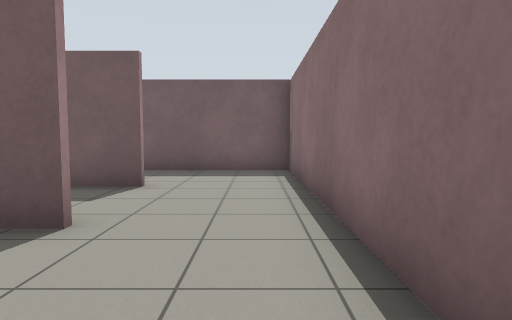
[1] (above)

21 first-person views from a walk through a Gazebo world. The camera is 0.94 m above the floor, tilts 4° down and sees 75° across. The floor is counted in squares, 1 m on a side. Each view is taken from the middle of a square. On the plan, view 1 faces up. The plan holds only what a view shows up to about 12 squares ahead; the rest is blank.

[2]
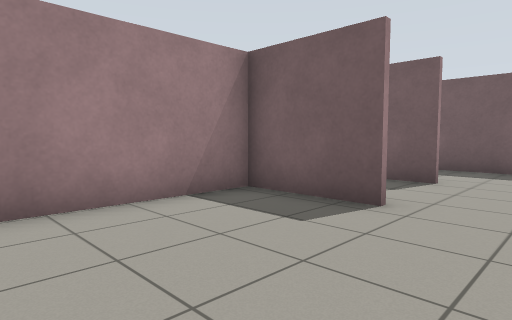

[3]
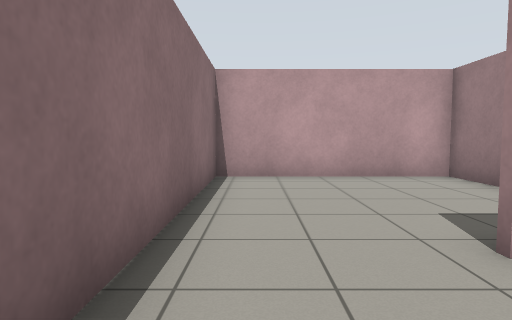

[4]
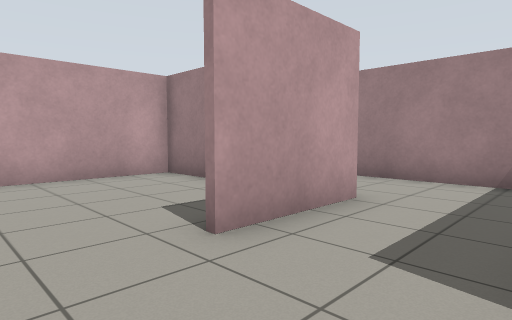

[5]
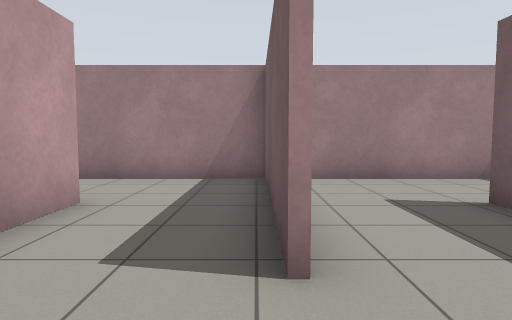

[6]
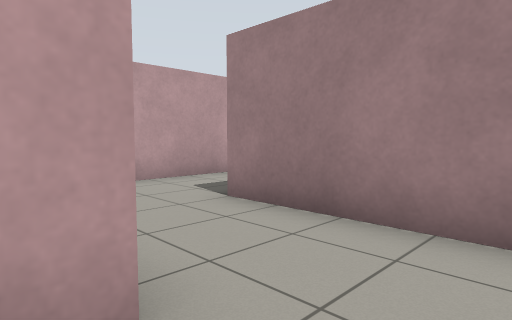

[7]
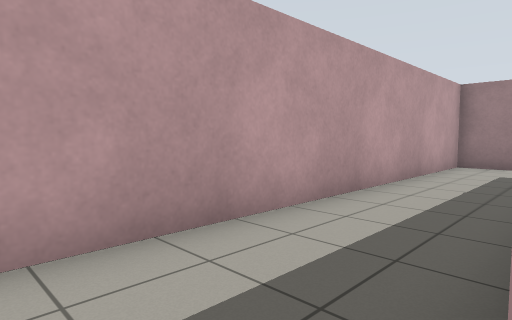

[8]
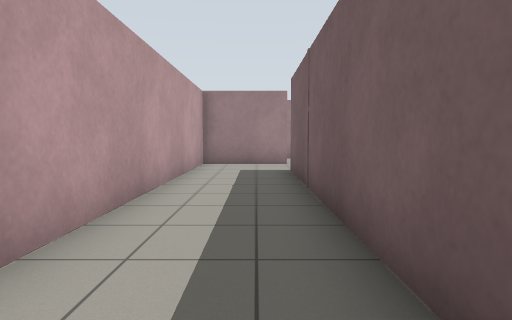

[9]
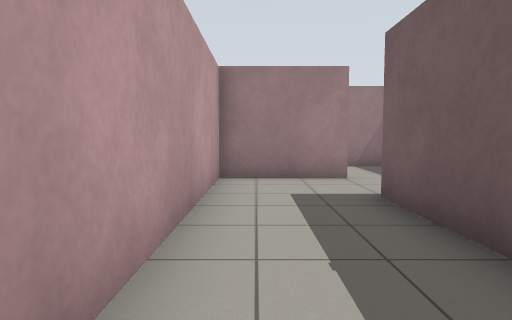

[10]
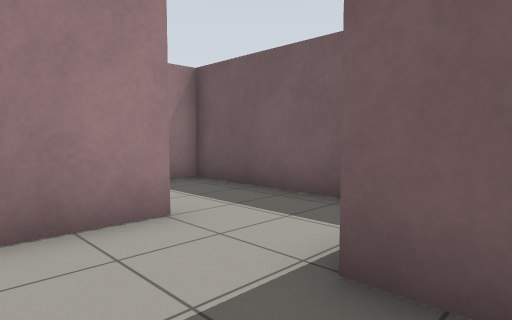

[11]
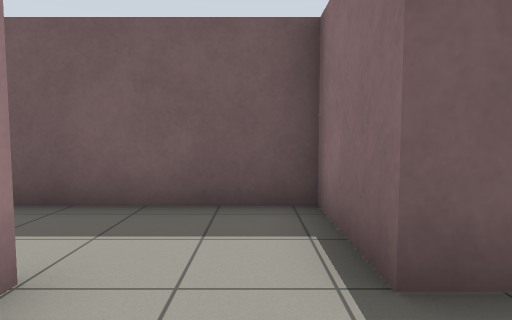

[12]
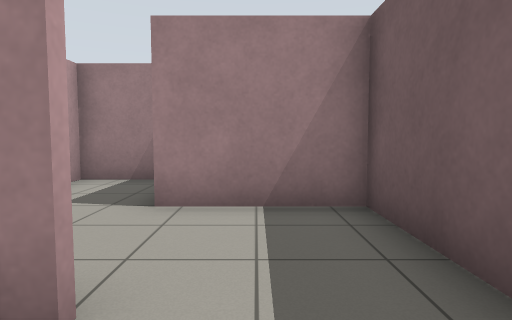

[13]
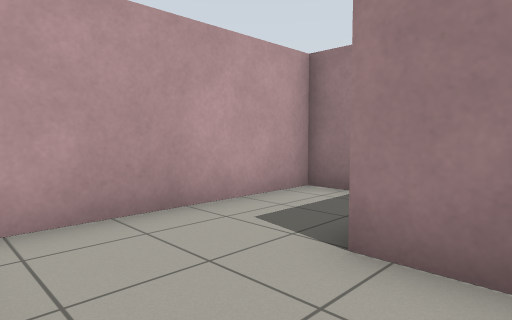

[14]
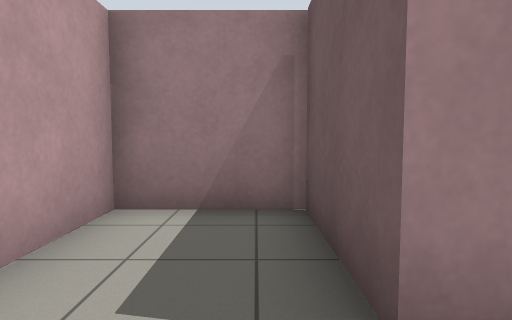

[15]
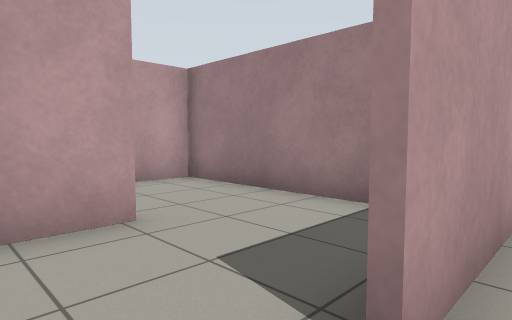

[16]
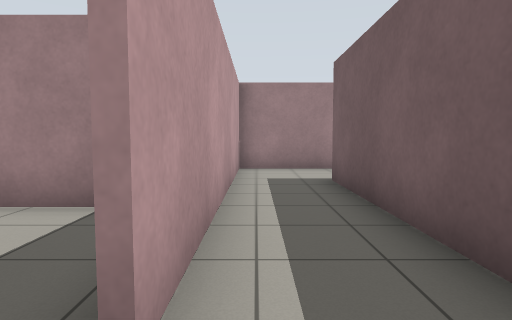

[17]
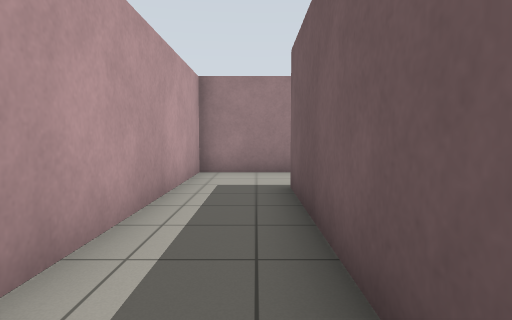

[18]
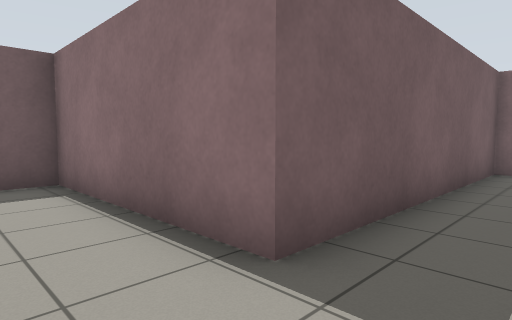

[19]
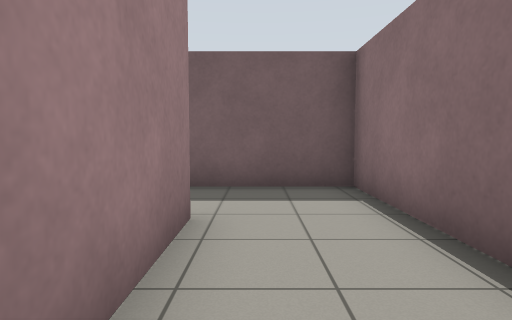

[20]
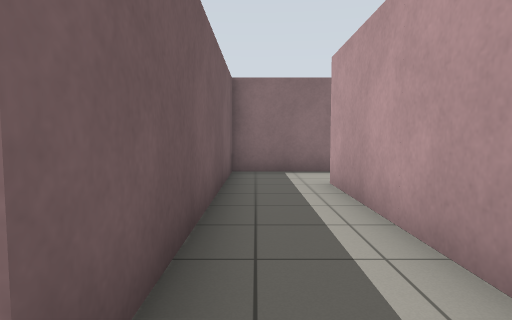

[21]
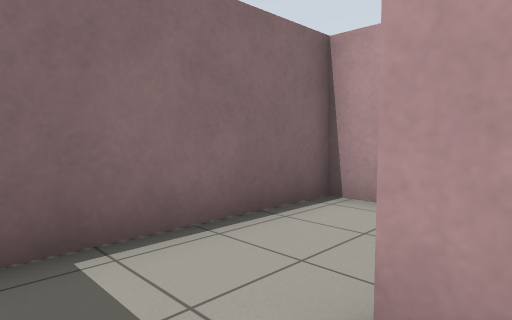

### Floor plan
Ten units are one square. View 1 is at (0, 0); x grows to the right and y downward. Boxes are objects, and circles mark ways between rooms. Rooms are numbered by the first view taken in them; rooms with no view inside come last. Other rooms are left out.
<svg viewBox="-248 -207 262 230">
<path fill="none" stroke="#000" d="M-19 -35 -46 -35 -46 18 9 18 9 -24M-81 -10 -162 -10M-47 -35 -19 -35M-74 -60 -74 -9M-21 -62 -70 -62M9 -24 9 -93 -47 -93M-185 -11 -185 18 -71 18M-162 -10 -162 -35 -184 -35M-184 -35 -214 -35 -214 -16M-214 -16 -214 -6 -243 -6 -243 18 -194 18M-128 -179 -128 -125 -42 -125M-21 -114 -21 -146 -102 -146 -102 -202 -132 -202M-48 -94 -21 -94 -21 -114M-74 -112 -74 -60M-75 -64 -60 -64"/>
<circle cx="-5" cy="-30" r="3" fill="#2a7"/>
<circle cx="-175" cy="-10" r="3" fill="#2a7"/>
<circle cx="-35" cy="-75" r="3" fill="#2a7"/>
<circle cx="-190" cy="-20" r="3" fill="#2a7"/>
<circle cx="-205" cy="-10" r="3" fill="#2a7"/>
<circle cx="-35" cy="-120" r="3" fill="#2a7"/>
<text x="-20" y="-10">1</text>
<text x="-70" y="-30">2</text>
<text x="-180" y="-20">3</text>
<text x="-200" y="-20">4</text>
<text x="-220" y="0">5</text>
<text x="-90" y="-140">6</text>
<text x="-50" y="-90">7</text>
</svg>
Room 1 opens to room 2. Room 2 opens to room 3. Room 2 opens to room 7. Room 3 opens to room 4. Room 4 opens to room 5. Room 6 opens to room 7.

Where each view was taken, in squares from view 1:
view 1: 0 up, 0 right, facing up
view 2: 1 down, 0 right, facing up-left
view 3: 6 up, 0 right, facing down
view 4: 6 up, 0 right, facing down-left
view 5: 6 up, 0 right, facing left
view 6: 5 up, 4 left, facing down-left
view 7: 1 up, 7 left, facing down-left
view 8: 0 up, 7 left, facing left
view 9: 1 down, 11 left, facing left
view 10: 1 down, 15 left, facing up-left
view 11: 1 down, 17 left, facing up
view 12: 2 up, 17 left, facing left
view 13: 2 up, 19 left, facing down-left
view 14: 0 up, 20 left, facing left
view 15: 13 up, 3 left, facing down-left
view 16: 13 up, 3 left, facing left
view 17: 14 up, 4 left, facing left
view 18: 13 up, 12 left, facing up-right
view 19: 14 up, 12 left, facing up
view 20: 14 up, 11 left, facing right
view 21: 14 up, 5 left, facing down-right
